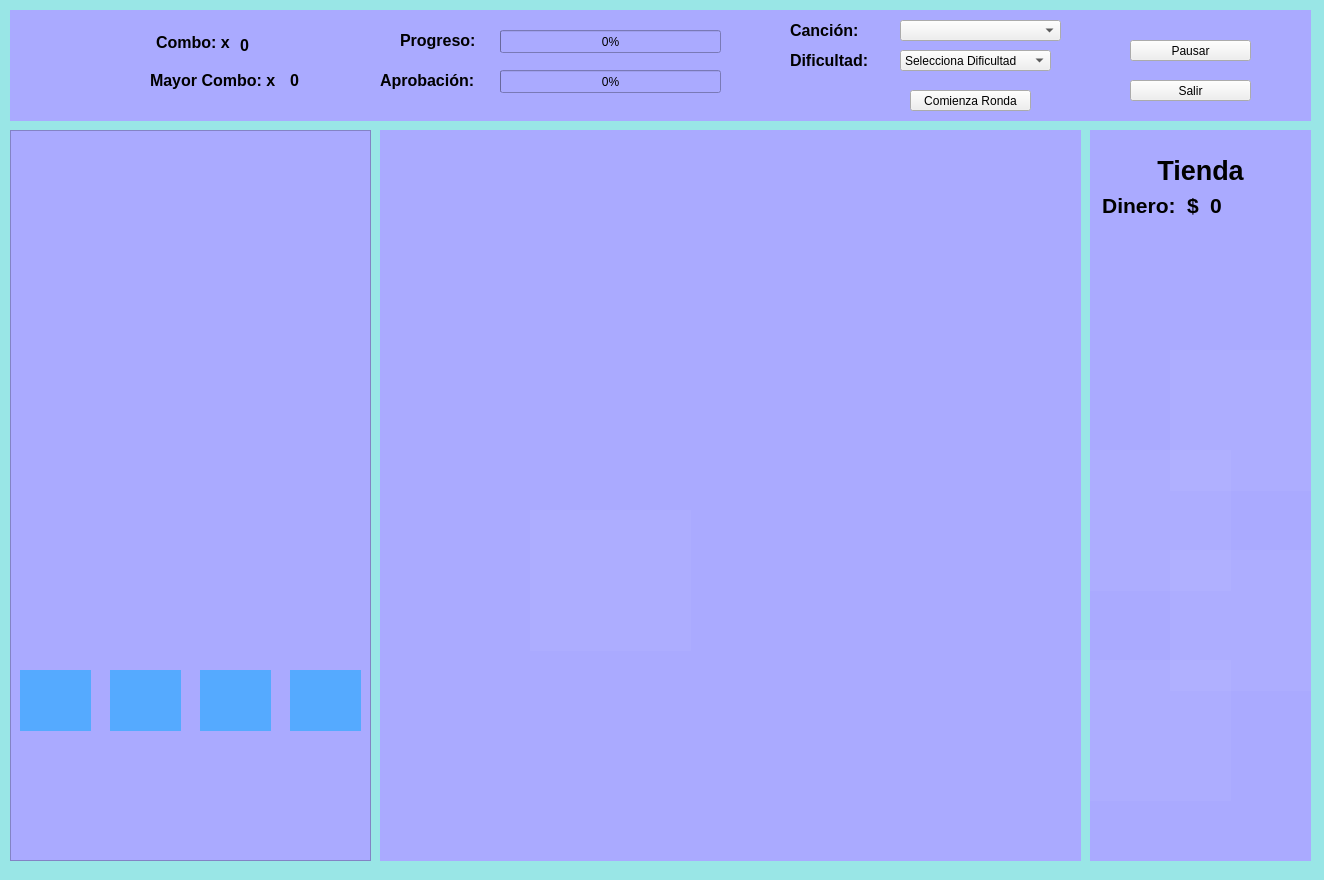
<?xml version="1.0" encoding="UTF-8"?>
<ui version="4.0">
 <class>GameWindow</class>
 <widget class="QWidget" name="GameWindow">
  <property name="geometry">
   <rect>
    <x>0</x>
    <y>0</y>
    <width>1324</width>
    <height>880</height>
   </rect>
  </property>
  <property name="windowTitle">
   <string>Ventaja de Juego</string>
  </property>
  <property name="styleSheet">
   <string notr="true">background-color: rgb(153, 230, 230);</string>
  </property>
  <widget class="QWidget" name="widget" native="true">
   <property name="geometry">
    <rect>
     <x>20</x>
     <y>670</y>
     <width>71</width>
     <height>61</height>
    </rect>
   </property>
   <property name="autoFillBackground">
    <bool>false</bool>
   </property>
   <property name="styleSheet">
    <string notr="true">background-color: rgb(85, 170, 255);</string>
   </property>
  </widget>
  <widget class="QWidget" name="widget_2" native="true">
   <property name="geometry">
    <rect>
     <x>110</x>
     <y>670</y>
     <width>71</width>
     <height>61</height>
    </rect>
   </property>
   <property name="layoutDirection">
    <enum>Qt::LeftToRight</enum>
   </property>
   <property name="autoFillBackground">
    <bool>false</bool>
   </property>
   <property name="styleSheet">
    <string notr="true">background-color: rgb(85, 170, 255);</string>
   </property>
  </widget>
  <widget class="QWidget" name="widget_3" native="true">
   <property name="geometry">
    <rect>
     <x>200</x>
     <y>670</y>
     <width>71</width>
     <height>61</height>
    </rect>
   </property>
   <property name="autoFillBackground">
    <bool>false</bool>
   </property>
   <property name="styleSheet">
    <string notr="true">background-color: rgb(85, 170, 255);</string>
   </property>
  </widget>
  <widget class="QWidget" name="widget_4" native="true">
   <property name="geometry">
    <rect>
     <x>290</x>
     <y>670</y>
     <width>71</width>
     <height>61</height>
    </rect>
   </property>
   <property name="autoFillBackground">
    <bool>false</bool>
   </property>
   <property name="styleSheet">
    <string notr="true">background-color: rgb(85, 170, 255);</string>
   </property>
  </widget>
  <widget class="QFrame" name="frame">
   <property name="geometry">
    <rect>
     <x>10</x>
     <y>130</y>
     <width>361</width>
     <height>731</height>
    </rect>
   </property>
   <property name="styleSheet">
    <string notr="true">background-color: rgb(170, 170, 255);
border-color: rgb(170, 85, 255);</string>
   </property>
   <property name="frameShape">
    <enum>QFrame::StyledPanel</enum>
   </property>
   <property name="frameShadow">
    <enum>QFrame::Raised</enum>
   </property>
   <widget class="QWidget" name="verticalLayoutWidget">
    <property name="geometry">
     <rect>
      <x>10</x>
      <y>620</y>
      <width>341</width>
      <height>81</height>
     </rect>
    </property>
    <layout class="QHBoxLayout" name="KeylegendLayout">
     <item>
      <widget class="QLabel" name="label">
       <property name="autoFillBackground">
        <bool>false</bool>
       </property>
       <property name="styleSheet">
        <string notr="true">background-color: rgb(170, 170, 255);</string>
       </property>
       <property name="text">
        <string/>
       </property>
       <property name="pixmap">
        <pixmap>../sprites/flechas/left_5.png</pixmap>
       </property>
       <property name="scaledContents">
        <bool>true</bool>
       </property>
      </widget>
     </item>
     <item>
      <widget class="QLabel" name="label_2">
       <property name="autoFillBackground">
        <bool>false</bool>
       </property>
       <property name="styleSheet">
        <string notr="true">background-color: rgb(170, 170, 255);</string>
       </property>
       <property name="text">
        <string/>
       </property>
       <property name="pixmap">
        <pixmap>../sprites/flechas/up_5.png</pixmap>
       </property>
       <property name="scaledContents">
        <bool>true</bool>
       </property>
      </widget>
     </item>
     <item>
      <widget class="QLabel" name="label_3">
       <property name="autoFillBackground">
        <bool>false</bool>
       </property>
       <property name="styleSheet">
        <string notr="true">background-color: rgb(170, 170, 255);</string>
       </property>
       <property name="text">
        <string/>
       </property>
       <property name="pixmap">
        <pixmap>../sprites/flechas/down_5.png</pixmap>
       </property>
       <property name="scaledContents">
        <bool>true</bool>
       </property>
      </widget>
     </item>
     <item>
      <widget class="QLabel" name="label_4">
       <property name="autoFillBackground">
        <bool>false</bool>
       </property>
       <property name="styleSheet">
        <string notr="true">background-color: rgb(170, 170, 255);</string>
       </property>
       <property name="text">
        <string/>
       </property>
       <property name="pixmap">
        <pixmap>../sprites/flechas/right_5.png</pixmap>
       </property>
       <property name="scaledContents">
        <bool>true</bool>
       </property>
      </widget>
     </item>
    </layout>
    <zorder>label_2</zorder>
    <zorder>label</zorder>
    <zorder>label_3</zorder>
    <zorder>label_4</zorder>
   </widget>
  </widget>
  <widget class="QWidget" name="widget_5" native="true">
   <property name="geometry">
    <rect>
     <x>10</x>
     <y>10</y>
     <width>1301</width>
     <height>111</height>
    </rect>
   </property>
   <property name="styleSheet">
    <string notr="true">background-color: rgb(170, 170, 255);</string>
   </property>
   <widget class="QLabel" name="label_9">
    <property name="geometry">
     <rect>
      <x>10</x>
      <y>10</y>
      <width>131</width>
      <height>101</height>
     </rect>
    </property>
    <property name="text">
     <string/>
    </property>
    <property name="pixmap">
     <pixmap>../sprites/logo.png</pixmap>
    </property>
    <property name="scaledContents">
     <bool>true</bool>
    </property>
   </widget>
   <widget class="QLabel" name="label_10">
    <property name="geometry">
     <rect>
      <x>146</x>
      <y>22</y>
      <width>81</width>
      <height>21</height>
     </rect>
    </property>
    <property name="font">
     <font>
      <pointsize>12</pointsize>
      <weight>75</weight>
      <bold>true</bold>
     </font>
    </property>
    <property name="text">
     <string>Combo: x</string>
    </property>
   </widget>
   <widget class="QLabel" name="label_11">
    <property name="geometry">
     <rect>
      <x>140</x>
      <y>60</y>
      <width>141</width>
      <height>21</height>
     </rect>
    </property>
    <property name="font">
     <font>
      <pointsize>12</pointsize>
      <weight>75</weight>
      <bold>true</bold>
     </font>
    </property>
    <property name="text">
     <string>Mayor Combo: x</string>
    </property>
   </widget>
   <widget class="QLabel" name="label_12">
    <property name="geometry">
     <rect>
      <x>390</x>
      <y>20</y>
      <width>81</width>
      <height>21</height>
     </rect>
    </property>
    <property name="font">
     <font>
      <pointsize>12</pointsize>
      <weight>75</weight>
      <bold>true</bold>
     </font>
    </property>
    <property name="text">
     <string>Progreso:</string>
    </property>
   </widget>
   <widget class="QLabel" name="label_13">
    <property name="geometry">
     <rect>
      <x>370</x>
      <y>60</y>
      <width>101</width>
      <height>21</height>
     </rect>
    </property>
    <property name="font">
     <font>
      <pointsize>12</pointsize>
      <weight>75</weight>
      <bold>true</bold>
     </font>
    </property>
    <property name="text">
     <string>Aprobación:</string>
    </property>
   </widget>
   <widget class="QProgressBar" name="progressBar">
    <property name="geometry">
     <rect>
      <x>490</x>
      <y>20</y>
      <width>221</width>
      <height>23</height>
     </rect>
    </property>
    <property name="value">
     <number>0</number>
    </property>
    <property name="alignment">
     <set>Qt::AlignRight|Qt::AlignTrailing|Qt::AlignVCenter</set>
    </property>
    <property name="textVisible">
     <bool>true</bool>
    </property>
    <property name="orientation">
     <enum>Qt::Horizontal</enum>
    </property>
    <property name="invertedAppearance">
     <bool>false</bool>
    </property>
    <property name="format">
     <string>%p%</string>
    </property>
   </widget>
   <widget class="QProgressBar" name="progressBar_2">
    <property name="geometry">
     <rect>
      <x>490</x>
      <y>60</y>
      <width>221</width>
      <height>23</height>
     </rect>
    </property>
    <property name="value">
     <number>0</number>
    </property>
    <property name="alignment">
     <set>Qt::AlignRight|Qt::AlignTrailing|Qt::AlignVCenter</set>
    </property>
    <property name="textVisible">
     <bool>true</bool>
    </property>
    <property name="orientation">
     <enum>Qt::Horizontal</enum>
    </property>
    <property name="invertedAppearance">
     <bool>false</bool>
    </property>
    <property name="format">
     <string>%p%</string>
    </property>
   </widget>
   <widget class="QLabel" name="label_14">
    <property name="geometry">
     <rect>
      <x>780</x>
      <y>10</y>
      <width>81</width>
      <height>21</height>
     </rect>
    </property>
    <property name="font">
     <font>
      <pointsize>12</pointsize>
      <weight>75</weight>
      <bold>true</bold>
     </font>
    </property>
    <property name="text">
     <string>Canción:</string>
    </property>
   </widget>
   <widget class="QLabel" name="label_15">
    <property name="geometry">
     <rect>
      <x>780</x>
      <y>40</y>
      <width>81</width>
      <height>21</height>
     </rect>
    </property>
    <property name="font">
     <font>
      <pointsize>12</pointsize>
      <weight>75</weight>
      <bold>true</bold>
     </font>
    </property>
    <property name="text">
     <string>Dificultad:</string>
    </property>
   </widget>
   <widget class="QComboBox" name="comboBox_2">
    <property name="enabled">
     <bool>true</bool>
    </property>
    <property name="geometry">
     <rect>
      <x>890</x>
      <y>40</y>
      <width>151</width>
      <height>21</height>
     </rect>
    </property>
    <property name="focusPolicy">
     <enum>Qt::NoFocus</enum>
    </property>
    <property name="styleSheet">
     <string notr="true">background-color: rgb(239, 239, 239);</string>
    </property>
    <property name="insertPolicy">
     <enum>QComboBox::InsertAfterCurrent</enum>
    </property>
    <property name="sizeAdjustPolicy">
     <enum>QComboBox::AdjustToMinimumContentsLength</enum>
    </property>
    <item>
     <property name="text">
      <string>Selecciona Dificultad</string>
     </property>
    </item>
    <item>
     <property name="text">
      <string>Principiante</string>
     </property>
    </item>
    <item>
     <property name="text">
      <string>Aficionado</string>
     </property>
    </item>
    <item>
     <property name="text">
      <string>Maestro cumbia</string>
     </property>
    </item>
   </widget>
   <widget class="QPushButton" name="pushButton_roundstart">
    <property name="geometry">
     <rect>
      <x>900</x>
      <y>80</y>
      <width>121</width>
      <height>21</height>
     </rect>
    </property>
    <property name="styleSheet">
     <string notr="true">background-color: rgb(239, 239, 239);</string>
    </property>
    <property name="text">
     <string>Comienza Ronda</string>
    </property>
   </widget>
   <widget class="QPushButton" name="pushButton_pause">
    <property name="geometry">
     <rect>
      <x>1120</x>
      <y>30</y>
      <width>121</width>
      <height>21</height>
     </rect>
    </property>
    <property name="styleSheet">
     <string notr="true">background-color: rgb(239, 239, 239);</string>
    </property>
    <property name="text">
     <string>Pausar</string>
    </property>
   </widget>
   <widget class="QPushButton" name="pushButton_quit">
    <property name="geometry">
     <rect>
      <x>1120</x>
      <y>70</y>
      <width>121</width>
      <height>21</height>
     </rect>
    </property>
    <property name="styleSheet">
     <string notr="true">background-color: rgb(239, 239, 239);</string>
    </property>
    <property name="text">
     <string>Salir</string>
    </property>
   </widget>
   <widget class="QLabel" name="label_combo">
    <property name="geometry">
     <rect>
      <x>230</x>
      <y>20</y>
      <width>41</width>
      <height>31</height>
     </rect>
    </property>
    <property name="font">
     <font>
      <pointsize>12</pointsize>
      <weight>75</weight>
      <bold>true</bold>
     </font>
    </property>
    <property name="text">
     <string>0</string>
    </property>
   </widget>
   <widget class="QLabel" name="label_max_combo">
    <property name="geometry">
     <rect>
      <x>280</x>
      <y>60</y>
      <width>31</width>
      <height>21</height>
     </rect>
    </property>
    <property name="font">
     <font>
      <pointsize>12</pointsize>
      <weight>75</weight>
      <bold>true</bold>
     </font>
    </property>
    <property name="text">
     <string>0</string>
    </property>
   </widget>
   <widget class="QComboBox" name="songbox">
    <property name="enabled">
     <bool>true</bool>
    </property>
    <property name="geometry">
     <rect>
      <x>890</x>
      <y>10</y>
      <width>161</width>
      <height>21</height>
     </rect>
    </property>
    <property name="focusPolicy">
     <enum>Qt::NoFocus</enum>
    </property>
    <property name="styleSheet">
     <string notr="true">background-color: rgb(239, 239, 239);</string>
    </property>
    <property name="editable">
     <bool>false</bool>
    </property>
   </widget>
  </widget>
  <widget class="QWidget" name="widget_6" native="true">
   <property name="geometry">
    <rect>
     <x>380</x>
     <y>130</y>
     <width>701</width>
     <height>731</height>
    </rect>
   </property>
   <property name="styleSheet">
    <string notr="true">background-color: rgb(170, 170, 255);</string>
   </property>
   <widget class="QLabel" name="label_5">
    <property name="geometry">
     <rect>
      <x>10</x>
      <y>10</y>
      <width>681</width>
      <height>701</height>
     </rect>
    </property>
    <property name="text">
     <string/>
    </property>
    <property name="pixmap">
     <pixmap>../sprites/fondos/fondo.png</pixmap>
    </property>
    <property name="scaledContents">
     <bool>true</bool>
    </property>
   </widget>
   <widget class="QWidget" name="widget_7" native="true">
    <property name="geometry">
     <rect>
      <x>0</x>
      <y>0</y>
      <width>701</width>
      <height>731</height>
     </rect>
    </property>
    <property name="styleSheet">
     <string notr="true">background-color: rgb(170, 170, 255);</string>
    </property>
    <widget class="QLabel" name="label_6">
     <property name="geometry">
      <rect>
       <x>10</x>
       <y>10</y>
       <width>681</width>
       <height>701</height>
      </rect>
     </property>
     <property name="text">
      <string/>
     </property>
     <property name="pixmap">
      <pixmap>../sprites/fondos/fondo.png</pixmap>
     </property>
     <property name="scaledContents">
      <bool>true</bool>
     </property>
    </widget>
    <widget class="QLabel" name="active_pengu">
     <property name="geometry">
      <rect>
       <x>150</x>
       <y>380</y>
       <width>161</width>
       <height>141</height>
      </rect>
     </property>
     <property name="accessibleName">
      <string/>
     </property>
     <property name="autoFillBackground">
      <bool>false</bool>
     </property>
     <property name="styleSheet">
      <string notr="true">background-color: rgba(255, 255, 255, 10)</string>
     </property>
     <property name="text">
      <string/>
     </property>
     <property name="pixmap">
      <pixmap>../sprites/pinguirin_amarillo/amarillo_neutro.png</pixmap>
     </property>
     <property name="scaledContents">
      <bool>true</bool>
     </property>
    </widget>
   </widget>
  </widget>
  <widget class="QWidget" name="widget_8" native="true">
   <property name="geometry">
    <rect>
     <x>1090</x>
     <y>130</y>
     <width>221</width>
     <height>731</height>
    </rect>
   </property>
   <property name="styleSheet">
    <string notr="true">background-color: rgb(170, 170, 255);</string>
   </property>
   <widget class="QLabel" name="label_7">
    <property name="geometry">
     <rect>
      <x>30</x>
      <y>10</y>
      <width>161</width>
      <height>61</height>
     </rect>
    </property>
    <property name="font">
     <font>
      <pointsize>20</pointsize>
      <weight>75</weight>
      <bold>true</bold>
     </font>
    </property>
    <property name="text">
     <string>Tienda</string>
    </property>
    <property name="textFormat">
     <enum>Qt::MarkdownText</enum>
    </property>
    <property name="scaledContents">
     <bool>true</bool>
    </property>
    <property name="alignment">
     <set>Qt::AlignCenter</set>
    </property>
   </widget>
   <widget class="QLabel" name="label_8">
    <property name="geometry">
     <rect>
      <x>10</x>
      <y>60</y>
      <width>101</width>
      <height>31</height>
     </rect>
    </property>
    <property name="font">
     <font>
      <pointsize>16</pointsize>
      <weight>75</weight>
      <bold>true</bold>
     </font>
    </property>
    <property name="text">
     <string>Dinero:  $</string>
    </property>
    <property name="textFormat">
     <enum>Qt::MarkdownText</enum>
    </property>
    <property name="scaledContents">
     <bool>true</bool>
    </property>
    <property name="alignment">
     <set>Qt::AlignCenter</set>
    </property>
   </widget>
   <widget class="QLabel" name="label_dinero">
    <property name="geometry">
     <rect>
      <x>120</x>
      <y>60</y>
      <width>81</width>
      <height>31</height>
     </rect>
    </property>
    <property name="font">
     <font>
      <pointsize>16</pointsize>
      <weight>75</weight>
      <bold>true</bold>
     </font>
    </property>
    <property name="text">
     <string>0</string>
    </property>
    <property name="scaledContents">
     <bool>true</bool>
    </property>
   </widget>
   <widget class="QLabel" name="label_17">
    <property name="geometry">
     <rect>
      <x>80</x>
      <y>220</y>
      <width>151</width>
      <height>141</height>
     </rect>
    </property>
    <property name="autoFillBackground">
     <bool>false</bool>
    </property>
    <property name="styleSheet">
     <string notr="true">background-color: rgba(255, 255, 255, 10)</string>
    </property>
    <property name="text">
     <string/>
    </property>
    <property name="pixmap">
     <pixmap>../sprites/pinguirin_celeste/celeste_neutro.png</pixmap>
    </property>
    <property name="scaledContents">
     <bool>true</bool>
    </property>
    <property name="wordWrap">
     <bool>false</bool>
    </property>
   </widget>
   <widget class="QLabel" name="label_18">
    <property name="geometry">
     <rect>
      <x>-10</x>
      <y>320</y>
      <width>151</width>
      <height>141</height>
     </rect>
    </property>
    <property name="styleSheet">
     <string notr="true">background-color: rgba(255, 255, 255, 10)</string>
    </property>
    <property name="text">
     <string/>
    </property>
    <property name="pixmap">
     <pixmap>../sprites/pinguirin_morado/morado_neutro.png</pixmap>
    </property>
    <property name="scaledContents">
     <bool>true</bool>
    </property>
   </widget>
   <widget class="QLabel" name="label_19">
    <property name="geometry">
     <rect>
      <x>80</x>
      <y>420</y>
      <width>151</width>
      <height>141</height>
     </rect>
    </property>
    <property name="styleSheet">
     <string notr="true">background-color: rgba(255, 255, 255, 10)</string>
    </property>
    <property name="text">
     <string/>
    </property>
    <property name="pixmap">
     <pixmap>../sprites/pinguirin_rojo/rojo_neutro.png</pixmap>
    </property>
    <property name="scaledContents">
     <bool>true</bool>
    </property>
   </widget>
   <widget class="QLabel" name="label_20">
    <property name="geometry">
     <rect>
      <x>-10</x>
      <y>530</y>
      <width>151</width>
      <height>141</height>
     </rect>
    </property>
    <property name="styleSheet">
     <string notr="true">background-color: rgba(255, 255, 255, 10)</string>
    </property>
    <property name="text">
     <string/>
    </property>
    <property name="pixmap">
     <pixmap>../sprites/pinguirin_verde/verde_neutro.png</pixmap>
    </property>
    <property name="scaledContents">
     <bool>true</bool>
    </property>
   </widget>
  </widget>
  <zorder>widget_5</zorder>
  <zorder>frame</zorder>
  <zorder>widget</zorder>
  <zorder>widget_2</zorder>
  <zorder>widget_3</zorder>
  <zorder>widget_4</zorder>
  <zorder>widget_6</zorder>
  <zorder>widget_8</zorder>
 </widget>
 <resources/>
 <connections/>
</ui>
